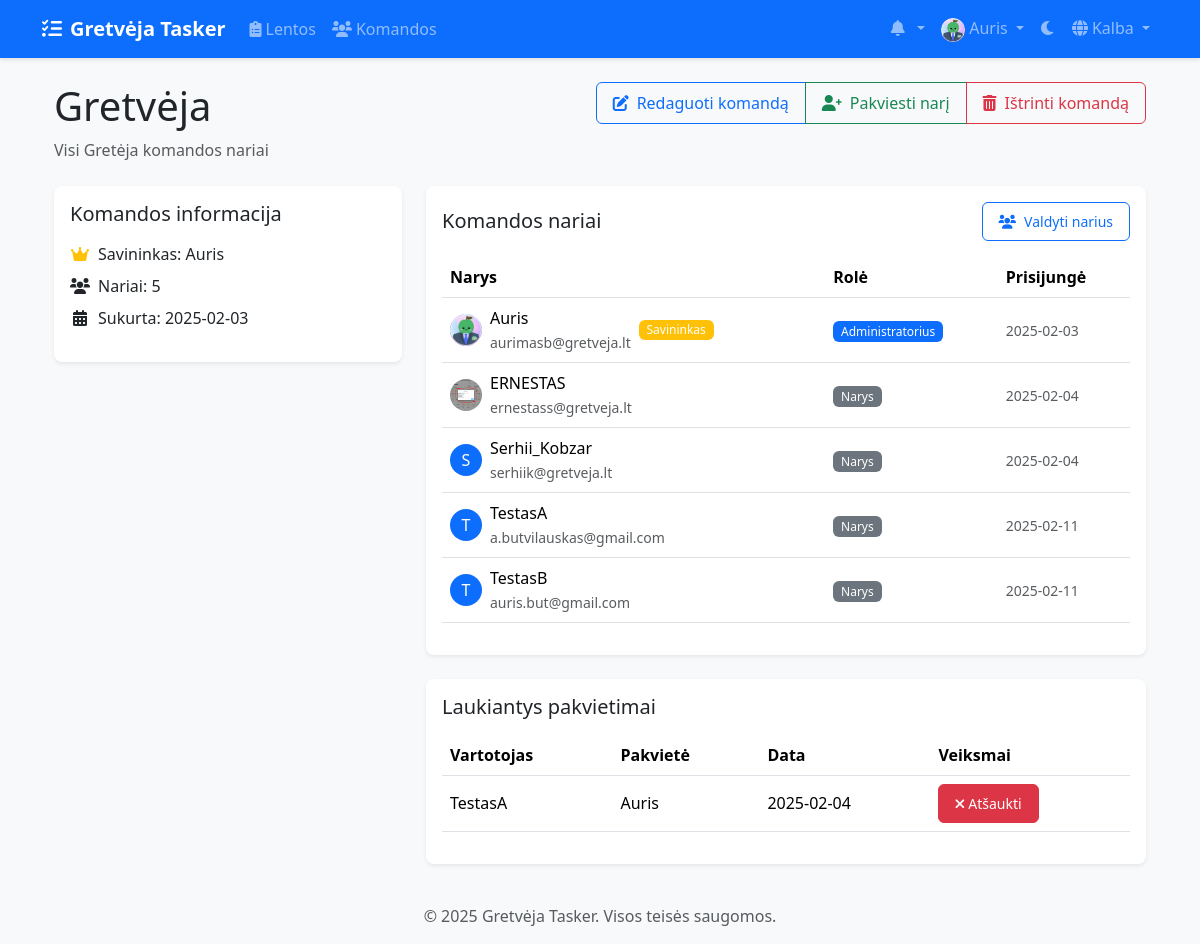
The page /lt/teams/1/ (signed in) on the database as committed earlier.
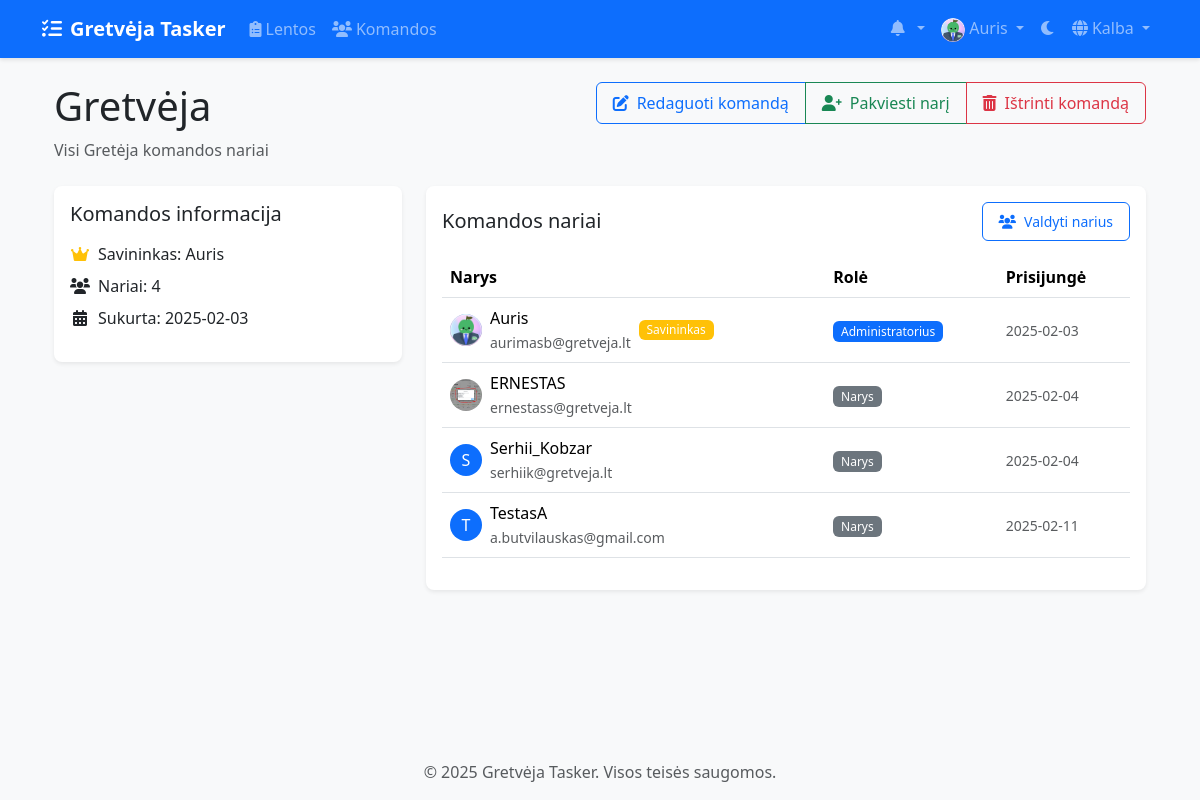
The same page on the database as committed later.
### teams/models.py (models this page shows, shortened)
class TeamMembership(models.Model):
    ROLE_CHOICES = [
        ('member', 'Member'),
        ('admin', 'Admin'),
    ]
    team = models.ForeignKey(Team, on_delete=models.CASCADE)
    user = models.ForeignKey(settings.AUTH_USER_MODEL, on_delete=models.CASCADE)
    role = models.CharField(max_length=20, choices=ROLE_CHOICES, default='member')
    joined_at = models.DateTimeField(auto_now_add=True)
    class Meta:
        unique_together = ('team', 'user')

class TeamInvitation(models.Model):
    STATUS_CHOICES = [
        ('pending', 'Pending'),
        ('accepted', 'Accepted'),
        ('rejected', 'Rejected'),
    ]
    team = models.ForeignKey(Team, on_delete=models.CASCADE, related_name='invitations')
    invited_by = models.ForeignKey(
        settings.AUTH_USER_MODEL,
        on_delete=models.CASCADE,
        related_name='sent_invitations'
    )
    invited_user = models.ForeignKey(
        settings.AUTH_USER_MODEL,
        on_delete=models.CASCADE,
        related_name='received_invitations'
    )
    status = models.CharField(max_length=20, choices=STATUS_CHOICES, default='pending')
    created_at = models.DateTimeField(auto_now_add=True)
    response_date = models.DateTimeField(null=True, blank=True)
    class Meta:
        unique_together = ('team', 'invited_user')

### accounts/models.py (models this page shows, shortened)
class CustomUser(AbstractUser):
    email = models.EmailField(_('email address'), unique=True)
    avatar = models.ImageField(upload_to='avatars/', null=True, blank=True)
    bio = models.TextField(max_length=500, blank=True)
    theme_preference = models.CharField(
        max_length=10,
        choices=[('light', 'Light'), ('dark', 'Dark')],
        default='light'
    )
    notification_preferences = models.JSONField(
        default=dict,
        help_text=_('User notification preferences')
    )
    class Meta:
        verbose_name = _('user')
        verbose_name_plural = _('users')

### teams/views/team_views.py (the view)
# urls.py: path('<int:team_id>/', views.team_detail, name='team_detail'),
@login_required
def team_detail(request, team_id):
    team = get_object_or_404(Team, id=team_id)
    if not team.members.filter(id=request.user.id).exists():
        messages.error(request, "You don't have access to this team.")
        return redirect('teams:team_list')
    members = TeamService.get_member_info(team)
    pending_invitations = team.invitations.filter(status='pending') if can_manage_team(request.user, team) else None
    return render(request, 'teams/team_detail.html', {
        'team': team,
        'members': members,
        'pending_invitations': pending_invitations,
        'is_admin': can_manage_team(request.user, team)
    })

### teams/permissions.py (called while the page is built)
def can_manage_team(user, team):
    return team.owner == user or is_team_admin(user, team)

### teams/services/team_service.py (called while the page is built)
    @staticmethod
    def get_member_info(team):
        return team.teammembership_set.all().select_related('user')

### templates/teams/team_detail.html (shortened to what the changed rows need)
{% extends 'base.html' %}
{% load static %}
{% load i18n %}
{% block content %}
<div class="container">
    <div class="d-flex justify-content-between align-items-start mb-4">
        <div>
            <h1 class="mb-2">{{ team.name }}</h1>
        </div>
    </div>
    <div class="row">
        <div class="col-md-4 mb-4">
            <div class="card shadow-sm">
                <div class="card-body">
                    <ul class="list-unstyled">
                        <li class="mb-2 d-flex align-items-center">
                            <div class="icon-container" style="width: 20px; text-align: center;">
                                <i class="fas fa-users"></i>
                            </div>
                            <span class="ms-2">{% trans "Members" %}: {{ members.count }}</span>
                        </li>
                    </ul>
                </div>
            </div>
        </div>
        <div class="col-md-8">
            <div class="card shadow-sm">
                <div class="card-body">
                    <div class="table-responsive">
                        <table class="table table-hover align-middle">
                            <thead>
                                <tr>
                                    <th>{% trans "Member" %}</th>
                                    <th>{% trans "Role" %}</th>
                                    <th>{% trans "Joined" %}</th>
                                </tr>
                            </thead>
                            <tbody>
                                {% for membership in members %}
                                <tr>
                                    <td>
                                        <div class="d-flex align-items-center">
                                            {% if membership.user.avatar %}
                                                <img src="{{ membership.user.avatar.url }}" alt="Avatar"
                                                     class="rounded-circle me-2" width="32" height="32">
                                            {% else %}
                                                <div class="rounded-circle bg-primary text-white d-flex align-items-center justify-content-center me-2"
                                                     style="width: 32px; height: 32px;">
                                                    {{ membership.user.username|make_list|first|upper }}
                                                </div>
                                            {% endif %}
                                            <div>
                                                <div>{{ membership.user.username }}</div>
                                                <small class="text-muted">{{ membership.user.email }}</small>
                                            </div>
                                            {% if membership.user == team.owner %}
                                                <span class="badge bg-warning ms-2">{% trans "Owner" %}</span>
                                            {% endif %}
                                        </div>
                                    </td>
                                    <td>
                                        <span class="badge {% if membership.role == 'admin' %}bg-primary{% else %}bg-secondary{% endif %}">
                                            {% if membership.role == 'admin' %}{% trans "Admin" %}{% else %}{% trans "Member" %}{% endif %}
                                        </span>
                                    </td>
                                    <td>
                                        <small class="text-muted">
                                            {{ membership.joined_at|date:"Y-m-d" }}
                                        </small>
                                    </td>
                                </tr>
                                {% endfor %}
                            </tbody>
                        </table>
                    </div>
                </div>
            </div>
            {% if pending_invitations and is_admin %}
            <div class="card shadow-sm mt-4">
                <div class="card-body">
                    <h5 class="card-title mb-3">{% trans "Pending Invitations" %}</h5>
                    <div class="table-responsive">
                        <table class="table table-hover">
                            <thead>
                                <tr>
                                    <th>{% trans "User" %}</th>
                                    <th>{% trans "Invited By" %}</th>
                                    <th>{% trans "Date" %}</th>
                                    <th>{% trans "Actions" %}</th>
                                </tr>
                            </thead>
                            <tbody>
                                {% for invitation in pending_invitations %}
                                <tr>
                                    <td>{{ invitation.invited_user.username }}</td>
                                    <td>{{ invitation.invited_by.username }}</td>
                                    <td>{{ invitation.created_at|date:"Y-m-d" }}</td>
                                    <td>
                                        <form method="post" action="{% url 'teams:cancel_invitation' invitation_id=invitation.id %}"
                                              class="d-inline">
                                            <button type="submit" class="btn btn-sm btn-danger">
                                                <i class="fas fa-times me-1"></i>{% trans "Cancel" %}
                                            </button>
                                        </form>
                                    </td>
                                </tr>
                                {% endfor %}
                            </tbody>
                        </table>
                    </div>
                </div>
            </div>
            {% endif %}
        </div>
    </div>
</div>
{% endblock %}

Rows that differ between the two databases and show on the page:
removed TeamMembership: user.username|make_list "T", user.username "TestasB", user.email "auris.but@gmail.com", joined_at "2025-02-11"
no longer on this page (row edited): TeamInvitation: invited_user.username "TestasA", invited_by.username "Auris", created_at "2025-02-04"
Other text that changed with them:
{{ members.count }}: "5" → "4"
text no longer shown: "Laukiantys pakvietimai Vartotojas Pakvietė Data Veiksmai"
